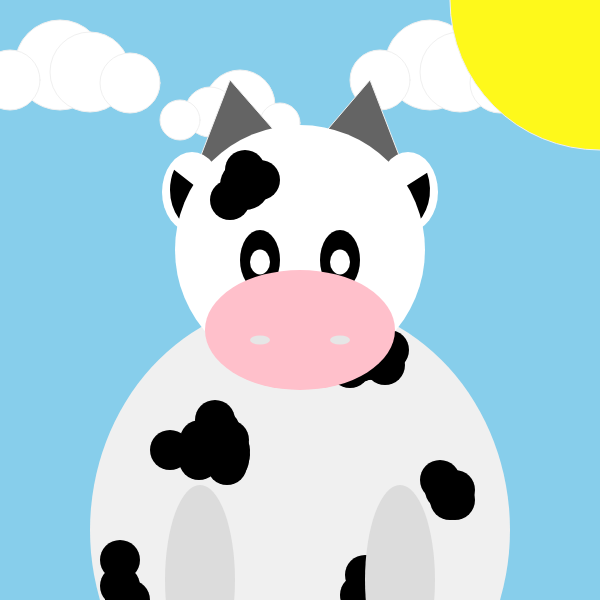
Frame 1 (no input)
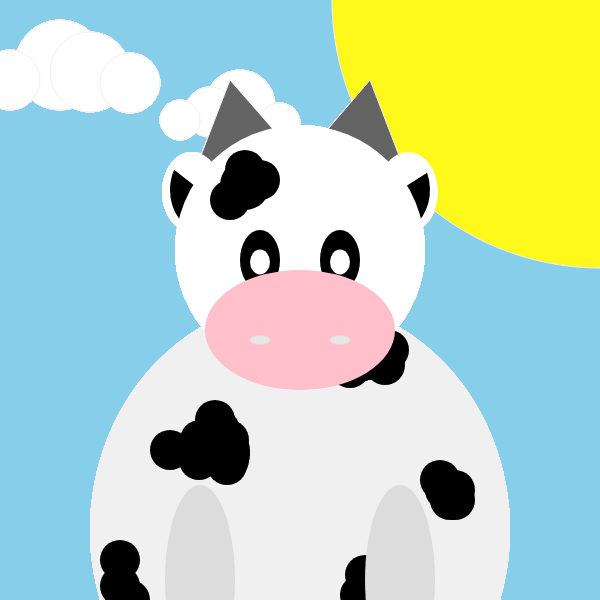
Frame 60 (no input)
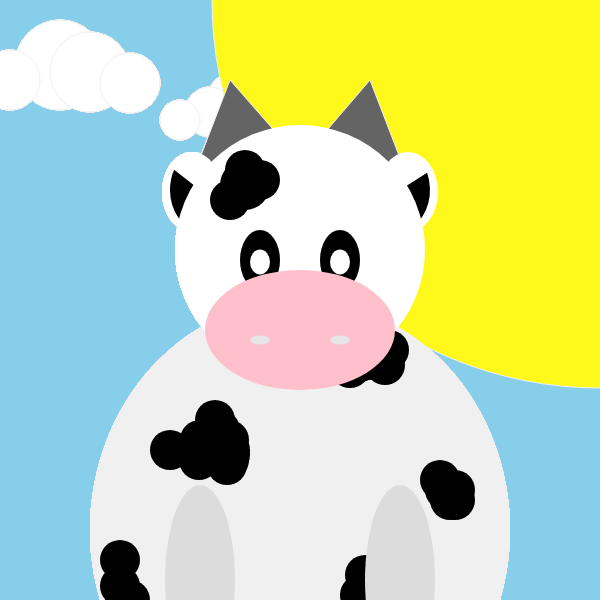
Frame 120 (the mouse pressed at the canvas centre since frame 60)

The p5.js sketch that drew these frames (run headless with seeded random() and noise() and a simulated clock; from frame 60 on, the mouse is pressed at the canvas centre):

// p5.js sketch
// ── sketch.js
// https://editor.p5js.org/filmonabraham/sketches/Yvhj8iTWS
// MOOO! by Filmon Abraham

let bigNostrils = 9;
let x= 300;
let x1= 600;
let x2 = 0;
let col;


function setup() {
  createCanvas(600, 600);
  
    //background(135)
  background(135, 206, 235);
}



function draw(){
  
  // CLOUDS
  
  stroke(240);
  fill(255);
  circle(60, 65, 90);
  circle(90, 72, 80);
  circle(10, 80, 60);
  circle(130, 83, 60);
  
  circle(430, 65, 90);
  circle(460, 72, 80);
  circle(380, 80, 60);
  circle(500, 83, 60);
  
  circle(240, 105, 70);
  circle(210, 112, 50);
  circle(180, 120, 40);
  circle(280, 123, 40);
  
  // SUN

    fill(254, 249, 27);
    circle(x1, x2 ,x);
    x=x+4
    
  if (x > 1700) {
  
    x= 1700;
    
    strokeWeight(2);
    fill(26, 166, 4);
    
    // M    
    
    circle(145,110, 40);
    circle(115,80, 40);
    circle(175,80, 40);
    circle(90,50, 40);
    circle(90, 80, 40);
    circle(90, 110, 40);
    circle(90, 140, 40);
    circle(90, 170, 40);
    
    circle(200,50, 40);
    circle(200, 80, 40);
    circle(200, 110, 40);
    circle(200, 140, 40);
    circle(200, 170, 40);
    
    circle(320, 120, 40);
    circle(320, 110, 40);
    circle(320, 90, 40);
    circle(315, 70, 40);
    circle(310, 60, 40);
    circle(270, 60, 40);
    circle(295, 55, 40);
    circle(280, 55, 40);
    circle(265, 60, 40);
    circle(255, 80, 40);
    circle(255, 110, 40);
    circle(255, 140, 40);
    
    circle(420, 160, 40);
    circle(440, 150, 40);
    circle(450, 130, 40);
    circle(450, 110, 40);
    circle(450, 90, 40);
    circle(445, 70, 40);
    circle(425, 55, 40);
    circle(400, 55, 40);
    circle(385, 60, 40);
    circle(375, 80, 40);
    circle(375, 110, 40);
    circle(375, 140, 40);
    
    circle(510, 60, 40);
    circle(510, 80, 40);
    circle(510, 100, 40);
    circle(510, 120, 40);
    circle(510, 170, 40);
    
  }
  
  // HORNS
  fill(100);
  triangle(300, 160, 230, 80, 180, 210); // LEFT EAR
  triangle(420, 210, 370, 80, 310, 150); // RIGHT EAR
  noStroke()
  
  // BODY
  fill(240);
  ellipse(300, 530, 420, 460);

  // EARS
  fill(255);
  ellipse(192, 192, 60, 80);
  ellipse(408, 192, 60, 80);

    //arc(x, y, w, h, start, stop, [mode], [detail])
  fill(0);
  arc(200, 190, 60, 80, 0, 230);
  arc(400, 190, 60, 80, 12, 230);

  // HEAD
  fill(255);
  noStroke();
  ellipse(300, 250, 250, 250);

  // EYES
  
    // left eye
  fill(0);
  ellipse(260, 260, 40, 60);
  ellipse(340, 260, 40, 60);

    // right eye
  fill(255);
  ellipse(260, 262, 20, 25);
  ellipse(340, 262, 20, 25);
  
  // SPOTS
  
  fill(0)
  
    // left body
  circle(230, 450, 40);
  circle(230, 455, 40);
  circle(229, 460, 40);
  circle(227, 465, 40);
  circle(226, 442, 40);
  circle(229, 440, 40);
  circle(220, 430, 40);
  circle(215, 420, 40);
  circle(200, 440, 40);
  circle(170, 450, 40);
  circle(199, 460, 40);

    // bottom left
  circle(130, 600, 40);
  circle(125, 600, 40);
  circle(120, 586, 40);
  circle(120, 560, 40);

    // bottom right
  circle(360, 595, 40);
  circle(365, 575, 40);

    // right body
  circle(450, 500, 40);
  circle(445, 490, 40);
  circle(455, 490, 40);
  circle(455, 500, 40);
  circle(440, 480, 40);
  
    // under nuzzle
  circle(360, 362, 40);
  circle(369, 360, 40);
  circle(374, 350, 40);
  circle(379, 355, 40);
  circle(389, 350, 40);
  circle(385, 365, 40);
  circle(350, 368, 40);
  
    // head
  circle(260, 180, 40);
  circle(245, 185, 50);
  circle(230, 200, 40);
  circle(245, 170, 40);
  
  
  // LEGS
  fill(220);
  ellipse(200, 580, 70, 190);
  ellipse(400, 580, 70, 190);

    // NUZZLE
  fill(255, 192, 203);
  ellipse(300, 330, 190, 120);

  // NOSTRILS
  fill(230);
  ellipse(260, 340, 20, bigNostrils);
  ellipse(340, 340, 20, bigNostrils);
  
  bigNostrils = bigNostrils + 0
  
    
    


}
